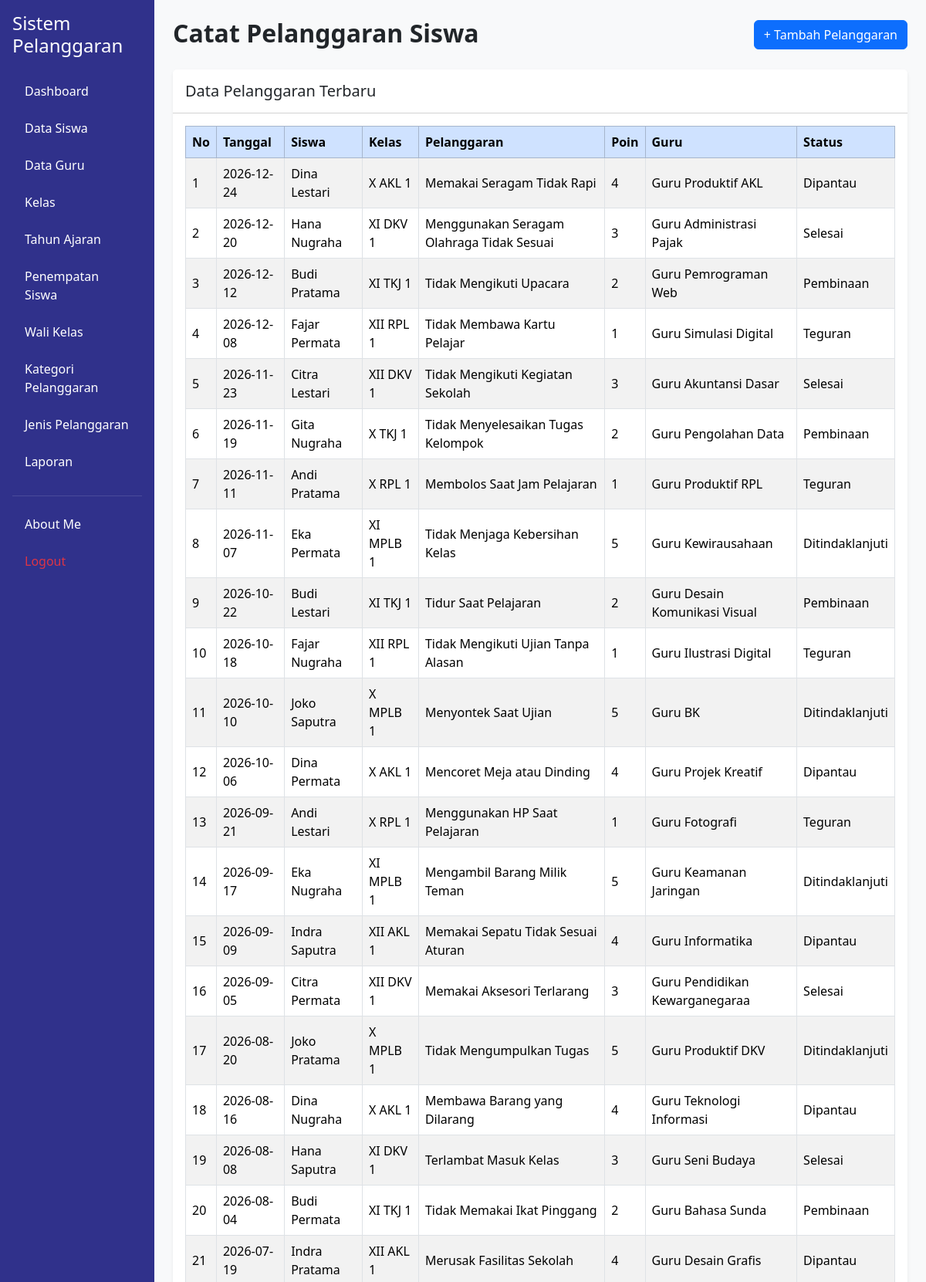
The page /catat_pelanggaran.php (signed in, upper part) on the database its author committed.
### tables this page shows
CREATE TABLE `t_pelanggaran_siswa` (
  `id` int(11) NOT NULL,
  `tahun_ajaran_id` int(11) NOT NULL,
  `siswa_id` int(11) NOT NULL,
  `nama_siswa` varchar(150) NOT NULL,
  `kelas_id` int(11) NOT NULL,
  `nama_kelas` varchar(100) NOT NULL,
  `pelanggaran_id` int(11) NOT NULL,
  `nama_pelanggaran` varchar(150) NOT NULL,
  `pelanggaran_kategori_id` int(11) NOT NULL,
  `guru_id` int(11) NOT NULL,
  `nama_guru` varchar(150) NOT NULL,
  `tanggal` date NOT NULL,
  `keterangan` text NOT NULL,
  `poin` int(11) NOT NULL,
  `tindakan` text NOT NULL,
  `status` varchar(30) NOT NULL,
  `created_at` timestamp NOT NULL DEFAULT current_timestamp(),
  `updated_at` timestamp NOT NULL DEFAULT current_timestamp()
);

### catat_pelanggaran.php (the view, shortened to what this page needs)
<?php
include "config/koneksi.php";
$role = $_SESSION['role'];
?>
<!DOCTYPE html>
<html lang="id">
<head>
    <link
        href="https://cdn.jsdelivr.net/npm/bootstrap@5.3.8/dist/css/bootstrap.min.css"
        rel="stylesheet"
    >
    <link
        href="https://cdn.datatables.net/3.1.4/css/dataTables.dataTables.min.css"
        rel="stylesheet"
    >
</head>
<body class="bg-light">
<div class="container-fluid">
    <div class="row min-vh-100">
        <aside class="col-md-3 col-lg-2 min-vh-100 p-3"
               style="background-color: #30318B;">
            <h4 class="text-white mb-4">
                Sistem Pelanggaran
            </h4>
            <ul class="nav nav-pills flex-column">
                <li class="nav-item mb-2">
                    <a href="dashboard.php" class="nav-link text-white">
                        Dashboard
                    </a>
                </li>
                <?php if ($role == 'admin') { ?>
                    <li class="nav-item mb-2">
                        <a href="data_siswa.php" class="nav-link text-white">
                            Data Siswa
                        </a>
                    </li>
                    <li class="nav-item mb-2">
                        <a href="data_guru.php" class="nav-link text-white">
                            Data Guru
                        </a>
                        </li>
                    <li class="nav-item mb-2">
                        <a href="data_kelas.php" class="nav-link text-white">
                            Kelas
                        </a>
                    </li>
                    <li class="nav-item mb-2">
                        <a href="data_tahun_ajaran.php" class="nav-link text-white">
                            Tahun Ajaran
                        </a>
                    </li>
                    <li class="nav-item mb-2">
                        <a href="penempatan_siswa.php" class="nav-link text-white">
                            Penempatan Siswa
                        </a>
                    </li>
                    <li class="nav-item mb-2">
                        <a href="wali_kelas.php" class="nav-link text-white">
                            Wali Kelas
                        </a>
                    </li>
                    <li class="nav-item mb-2">
                        <a href="kategori_pelanggaran.php" class="nav-link text-white">
                            Kategori Pelanggaran
                        </a>
                    </li>
                    <li class="nav-item mb-2">
                        <a href="jenis_pelanggaran.php" class="nav-link text-white">
                            Jenis Pelanggaran
                        </a>
                    </li>
                    <li class="nav-item mb-2">
                        <a href="laporan.php" class="nav-link text-white">
                            Laporan
                        </a>
                    </li>
                <?php } ?>
                <hr class="text-white-50">
                <li class="nav-item mb-2">
                    <a href="about_me.php" class="nav-link text-white">
                        About Me
                    </a>
                </li>
                <li class="nav-item">
                    <a href="logout.php" class="nav-link text-danger">
                        Logout
                    </a>
                </li>
            </ul>
        </aside>
        <main class="col-md-9 col-lg-10 p-4">
            <div class="d-flex flex-wrap justify-content-between align-items-center gap-3 mb-4">
                <div>
                    <h2 class="fw-bold mb-1">
                        Catat Pelanggaran Siswa
                    </h2>
                </div>
                <button
                    type="button"
                    class="btn btn-primary"
                    data-bs-toggle="collapse"
                    data-bs-target="#formPelanggaran"
                    aria-expanded="false"
                    aria-controls="formPelanggaran">
                    + Tambah Pelanggaran
                </button>
            </div>
            <div class="card border-0 shadow-sm">
                <div class="card-header bg-white py-3">
                    <h5 class="mb-0">Data Pelanggaran Terbaru</h5>
                </div>
                <div class="card-body">
                    <div class="table-responsive">
                        <table id="example"
                               class="table table-bordered table-striped table-hover align-middle mb-0">
                            <thead class="table-primary">
                                <tr>
                                    <th>No</th>
                                    <th>Tanggal</th>
                                    <th>Siswa</th>
                                    <th>Kelas</th>
                                    <th>Pelanggaran</th>
                                    <th>Poin</th>
                                    <th>Guru</th>
                                    <th>Status</th>
                                </tr>
                            </thead>
                            <tbody>
                            <?php
                                $query_data = mysqli_query($koneksi, "
                                    SELECT *
                                    FROM t_pelanggaran_siswa
                                    ORDER BY tanggal DESC
                                ");
                                $no = 1;
                                if ($query_data && mysqli_num_rows($query_data) > 0) {
                                    while ($row = mysqli_fetch_assoc($query_data)) {
                                ?>
                                    <tr>
                                        <td><?php echo $no++; ?></td>
                                        <td><?php echo htmlspecialchars($row['tanggal']); ?></td>
                                        <td><?php echo htmlspecialchars($row['nama_siswa']); ?></td>
                                        <td><?php echo htmlspecialchars($row['nama_kelas']); ?></td>
                                        <td><?php echo htmlspecialchars($row['nama_pelanggaran']); ?></td>
                                        <td><?php echo htmlspecialchars($row['poin']); ?></td>
                                        <td><?php echo htmlspecialchars($row['nama_guru']); ?></td>
                                        <td><?php echo htmlspecialchars($row['status']); ?></td>
                                    </tr>
                                <?php
                                    }
                                } ?>
                            </tbody>
                        </table>
                    </div>
                </div>
            </div>
        </main>
    </div>
</div>
</body>
</html>

### rows shown on the page
t_pelanggaran_siswa: tanggal "2026-12-24", nama_siswa "Dina Lestari", nama_kelas "X AKL 1", nama_pelanggaran "Memakai Seragam Tidak Rapi", poin "4", nama_guru "Guru Produktif AKL", status "Dipantau"
t_pelanggaran_siswa: tanggal "2026-12-20", nama_siswa "Hana Nugraha", nama_kelas "XI DKV 1", nama_pelanggaran "Menggunakan Seragam Olahraga Tidak Sesuai", poin "3", nama_guru "Guru Administrasi Pajak", status "Selesai"
t_pelanggaran_siswa: tanggal "2026-12-12", nama_siswa "Budi Pratama", nama_kelas "XI TKJ 1", nama_pelanggaran "Tidak Mengikuti Upacara", poin "2", nama_guru "Guru Pemrograman Web", status "Pembinaan"
t_pelanggaran_siswa: tanggal "2026-12-08", nama_siswa "Fajar Permata", nama_kelas "XII RPL 1", nama_pelanggaran "Tidak Membawa Kartu Pelajar", poin "1", nama_guru "Guru Simulasi Digital", status "Teguran"
t_pelanggaran_siswa: tanggal "2026-11-23", nama_siswa "Citra Lestari", nama_kelas "XII DKV 1", nama_pelanggaran "Tidak Mengikuti Kegiatan Sekolah", poin "3", nama_guru "Guru Akuntansi Dasar", status "Selesai"
t_pelanggaran_siswa: tanggal "2026-11-19", nama_siswa "Gita Nugraha", nama_kelas "X TKJ 1", nama_pelanggaran "Tidak Menyelesaikan Tugas Kelompok", poin "2", nama_guru "Guru Pengolahan Data", status "Pembinaan"
t_pelanggaran_siswa: tanggal "2026-11-11", nama_siswa "Andi Pratama", nama_kelas "X RPL 1", nama_pelanggaran "Membolos Saat Jam Pelajaran", poin "1", nama_guru "Guru Produktif RPL", status "Teguran"
t_pelanggaran_siswa: tanggal "2026-11-07", nama_siswa "Eka Permata", nama_kelas "XI MPLB 1", nama_pelanggaran "Tidak Menjaga Kebersihan Kelas", poin "5", nama_guru "Guru Kewirausahaan", status "Ditindaklanjuti"
t_pelanggaran_siswa: tanggal "2026-10-22", nama_siswa "Budi Lestari", nama_kelas "XI TKJ 1", nama_pelanggaran "Tidur Saat Pelajaran", poin "2", nama_guru "Guru Desain Komunikasi Visual", status "Pembinaan"
t_pelanggaran_siswa: tanggal "2026-10-18", nama_siswa "Fajar Nugraha", nama_kelas "XII RPL 1", nama_pelanggaran "Tidak Mengikuti Ujian Tanpa Alasan", poin "1", nama_guru "Guru Ilustrasi Digital", status "Teguran"
t_pelanggaran_siswa: tanggal "2026-10-10", nama_siswa "Joko Saputra", nama_kelas "X MPLB 1", nama_pelanggaran "Menyontek Saat Ujian", poin "5", nama_guru "Guru BK", status "Ditindaklanjuti"
t_pelanggaran_siswa: tanggal "2026-10-06", nama_siswa "Dina Permata", nama_kelas "X AKL 1", nama_pelanggaran "Mencoret Meja atau Dinding", poin "4", nama_guru "Guru Projek Kreatif", status "Dipantau"
t_pelanggaran_siswa: tanggal "2026-09-21", nama_siswa "Andi Lestari", nama_kelas "X RPL 1", nama_pelanggaran "Menggunakan HP Saat Pelajaran", poin "1", nama_guru "Guru Fotografi", status "Teguran"
t_pelanggaran_siswa: tanggal "2026-09-17", nama_siswa "Eka Nugraha", nama_kelas "XI MPLB 1", nama_pelanggaran "Mengambil Barang Milik Teman", poin "5", nama_guru "Guru Keamanan Jaringan", status "Ditindaklanjuti"
t_pelanggaran_siswa: tanggal "2026-09-09", nama_siswa "Indra Saputra", nama_kelas "XII AKL 1", nama_pelanggaran "Memakai Sepatu Tidak Sesuai Aturan", poin "4", nama_guru "Guru Informatika", status "Dipantau"
t_pelanggaran_siswa: tanggal "2026-09-05", nama_siswa "Citra Permata", nama_kelas "XII DKV 1", nama_pelanggaran "Memakai Aksesori Terlarang", poin "3", nama_guru "Guru Pendidikan Kewarganegaraa", status "Selesai"
t_pelanggaran_siswa: tanggal "2026-08-20", nama_siswa "Joko Pratama", nama_kelas "X MPLB 1", nama_pelanggaran "Tidak Mengumpulkan Tugas", poin "5", nama_guru "Guru Produktif DKV", status "Ditindaklanjuti"
t_pelanggaran_siswa: tanggal "2026-08-16", nama_siswa "Dina Nugraha", nama_kelas "X AKL 1", nama_pelanggaran "Membawa Barang yang Dilarang", poin "4", nama_guru "Guru Teknologi Informasi", status "Dipantau"
t_pelanggaran_siswa: tanggal "2026-08-08", nama_siswa "Hana Saputra", nama_kelas "XI DKV 1", nama_pelanggaran "Terlambat Masuk Kelas", poin "3", nama_guru "Guru Seni Budaya", status "Selesai"
t_pelanggaran_siswa: tanggal "2026-08-04", nama_siswa "Budi Permata", nama_kelas "XI TKJ 1", nama_pelanggaran "Tidak Memakai Ikat Pinggang", poin "2", nama_guru "Guru Bahasa Sunda", status "Pembinaan"
t_pelanggaran_siswa: tanggal "2026-07-19", nama_siswa "Indra Pratama", nama_kelas "XII AKL 1", nama_pelanggaran "Merusak Fasilitas Sekolah", poin "4", nama_guru "Guru Desain Grafis", status "Dipantau"
